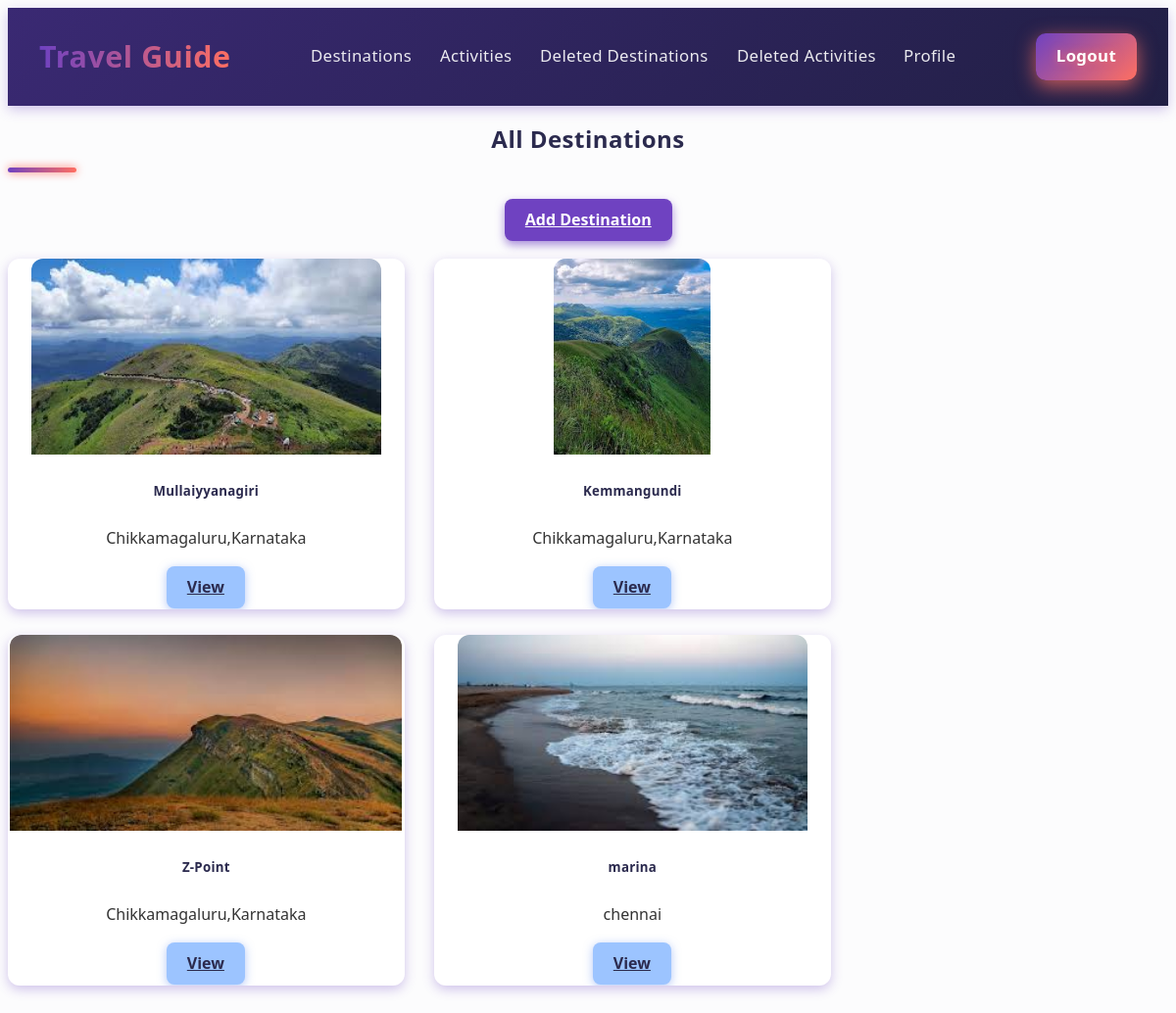
/destinations/ (signed in), run on the app's committed database.
### destinations/models.py (models this page shows, shortened)
class Destination(models.Model):
    name = models.CharField(max_length=100)
    location = models.CharField(max_length=100)
    type = models.CharField(max_length=50)
    rating = models.FloatField()
    image = models.ImageField(upload_to='destinations/')  # Use ImageField instead of URLField
    description = models.TextField()
    is_deleted = models.BooleanField(default=False)

### destinations/views.py (the view)
# urls.py: path('', views.destination_list, name='destination_list'),
@login_required(login_url='signin')
def destination_list(request):
    destinations = Destination.objects.filter(is_deleted=False)
    return render(request, 'destination_list.html', {'destinations': destinations})

### destinations/templates/destination_list.html
{% extends 'main.html' %}
{% load static %}
{% block content %}
<h2>All Destinations</h2>
<a href="{% url 'destination_create' %}" class="btn btn-primary mb-3">Add Destination</a>
<div class="row">
  {% for dest in destinations %}
    <div class="col-md-4">
      <div class="card mb-4 shadow-sm">
        <img src="{{ dest.image.url }}" class="card-img-top" alt="{{ dest.name }}">
        <div class="card-body">
          <h5 class="card-title">{{ dest.name }}</h5>
          <p class="card-text">{{ dest.location }}</p>
          <a href="{% url 'destination_detail' dest.pk %}" class="btn btn-info">View</a>
        </div>
      </div>
    </div>
  {% endfor %}
</div>
{% endblock %}

### templates/main.html (shortened to what this page needs)
{% load static %}
<!DOCTYPE html>
<html lang="en">
<head>
    <link rel="stylesheet" href="{% static 'style.css' %}">
</head>
<body>
    {% include 'nav.html' %}
        <center>
            {% block content %}
            {% endblock %}
        </center>
</body>
</html>

### templates/nav.html
<nav class="custom-navbar">
  <div class="nav-container">
    <a class="brand" href="{% url 'destination_list' %}">Travel Guide</a>
    <div class="nav-links">
      {% if user.is_authenticated %}
        <a href="{% url 'destination_list' %}">Destinations</a>
        <a href="{% url 'activity_list' %}">Activities</a>
        <a href="{% url 'destination_history' %}">Deleted Destinations</a>
        <a href="{% url 'activity_history' %}">Deleted Activities</a>
        <a href="{% url 'profile' %}">Profile</a>
      {% endif %}
    </div>
    <div class="auth-links">
      {% if user.is_authenticated %}
        <a href="{% url 'signout' %}">Logout</a>
      {% else %}
        <a href="{% url 'signup' %}">Register</a>
        <a href="{% url 'signin' %}">Login</a>
      {% endif %}
    </div>
  </div>
</nav>

### static/style.css (style rules this page uses)
:root { --primary-color: #6f42c1; --secondary-color: #ff6f61; --accent-color-1: #e6c6ff; --accent-color-2: #ffb3a7; --accent-color-3: #845ec2; --accent-color-4: #ff867f; --danger-color: #e55353; --warning-color: #ff9f43; --dark-color: #2b2a4e; --light-color: #f5f1fa; --shadow: 0 4px 12px rgba(107, 66, 193, 0.3); --transition: all 0.35s cubic-bezier(0.4, 0, 0.2, 1); --animation-ease: cubic-bezier(0.4, 0, 0.2, 1); --animation-duration: 0.4s; }
body { font-family: 'Segoe UI', Tahoma, Geneva, Verdana, sans-serif; background-color: #fcfcfd; color: #333; line-height: 1.6; min-height: 100vh; display: flex; flex-direction: column; scroll-behavior: smooth; -webkit-font-smoothing: antialiased; -moz-osx-font-smoothing: grayscale; }
.custom-navbar { background: linear-gradient(135deg, #3a2973 0%, #211f44 100%); box-shadow: var(--shadow); padding: 1.1rem 2rem; position: sticky; top: 0; z-index: 1000; font-family: 'Segoe UI', Tahoma, Geneva, Verdana, sans-serif; backdrop-filter: saturate(180%) blur(20px); will-change: transform; transition: background-color 0.35s var(--animation-ease); }
.nav-container { display: flex; justify-content: space-between; align-items: center; max-width: 1400px; margin: 0 auto; gap: 1rem; }
.brand { color: transparent; font-size: 1.9rem; font-weight: 700; text-decoration: none; letter-spacing: 0.6px; display: flex; align-items: center; background: linear-gradient(90deg, var(--primary-color), var(--secondary-color)); -webkit-background-clip: text; background-clip: text; padding: 0.5rem 0; cursor: pointer; transition: transform 0.3s ease, text-shadow 0.35s ease; }
.nav-links, .auth-links { display: flex; gap: 1.8rem; align-items: center; }
.nav-links a, .auth-links a { color: rgba(255, 255, 255, 0.90); text-decoration: none; font-weight: 500; font-size: 1.05rem; letter-spacing: 0.35px; padding: 0.5rem 0; position: relative; border-radius: 6px; transition: color 0.3s ease, transform 0.3s ease, box-shadow 0.35s ease; will-change: transform, box-shadow; }
.nav-links a::after, .auth-links a::after { content: ""; position: absolute; width: 0; height: 2.5px; bottom: 0; left: 0; border-radius: 3px; background: linear-gradient(90deg, var(--primary-color), var(--secondary-color)); transition: width 0.3s ease; }
.auth-links a { padding: 0.65rem 1.3rem; border-radius: 10px; font-weight: 600; background: transparent; box-shadow: inset 0 0 0 2px var(--primary-color); transition: background-color 0.35s var(--animation-ease), color 0.35s var(--animation-ease), box-shadow 0.35s ease; }
.auth-links a:last-child { background: linear-gradient(135deg, var(--primary-color) 0%, var(--secondary-color) 100%); color: white; box-shadow: 0 6px 20px rgba(255, 111, 97, 0.75); text-shadow: 0 0 8px rgba(255, 111, 97, 0.8); transition: box-shadow 0.35s ease, transform 0.3s ease, filter 0.35s ease; }
center { display: block; text-align: center; width: 100%; }
.card { border: none; border-radius: 12px; background: #fff; overflow: hidden; transition: var(--transition); box-shadow: var(--shadow); will-change: transform, box-shadow; cursor: default; }
.card-img-top { height: 200px; object-fit: cover; transition: transform 0.55s var(--animation-ease), filter 0.55s var(--animation-ease); border-radius: 12px 12px 0 0; will-change: transform, filter; }
.btn { padding: 0.55rem 1.3rem; border-radius: 8px; font-weight: 600; transition: var(--transition); border: none; cursor: pointer; display: inline-flex; align-items: center; justify-content: center; user-select: none; will-change: transform, box-shadow; }
.btn-primary { background-color: var(--primary-color); color: white; box-shadow: 0 4px 10px rgba(111, 66, 193, 0.6); }
.btn-info { background-color: #9cc4ff; color: var(--dark-color); box-shadow: 0 2px 10px rgba(102, 144, 240, 0.5); }
h1, h2, h3, h4, h5, h6 { color: var(--dark-color); margin-bottom: 1.7rem; position: relative; font-weight: 700; letter-spacing: 0.02em; line-height: 1.2; user-select: none; transition: color 0.3s ease; }
h2:after { content: ""; display: block; width: 70px; height: 5px; background: linear-gradient(90deg, var(--primary-color), var(--secondary-color)); margin-top: 14px; border-radius: 4px; box-shadow: 0 0 10px var(--secondary-color); }
.mb-3 { margin-bottom: 1.1rem; }
.mb-4 { margin-bottom: 1.7rem; }
.row { display: flex; flex-wrap: wrap; margin: 0 -15px; }
.col-md-4 { flex: 0 0 33.333%; max-width: 33.333%; padding: 0 15px; }

### data on the page
Destination: image (picture), name "Mullaiyyanagiri", location "Chikkamagaluru,Karnataka"
Destination: image (picture), name "Kemmangundi", location "Chikkamagaluru,Karnataka"
Destination: image (picture), name "Z-Point", location "Chikkamagaluru,Karnataka"
Destination: image (picture), name "marina", location "chennai"
